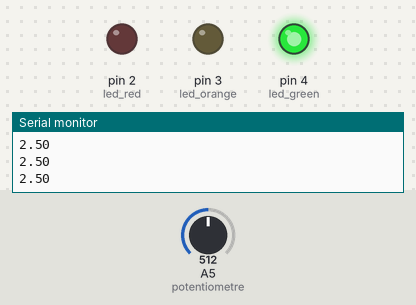
Simulated run of this sketch. Board: Arduino Uno, built with avr-gcc and run on an emulated ATmega328P. Shown: output pins drawn as LEDs (lit = HIGH), the last lines printed to the serial monitor. The inputs (shaded band) are chosen by the test bench; at power-on: A5 (potentiometre) = 512.

Above: at 1.2 s.
1.3 s: A5 (potentiometre) set to 542
At 2.4 s:
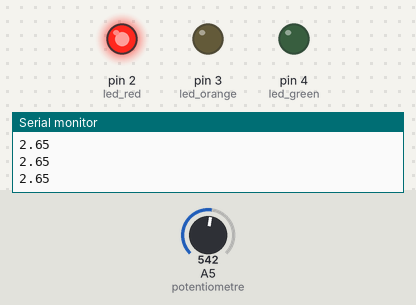
2.8 s: A5 (potentiometre) set to 306
At 3.7 s:
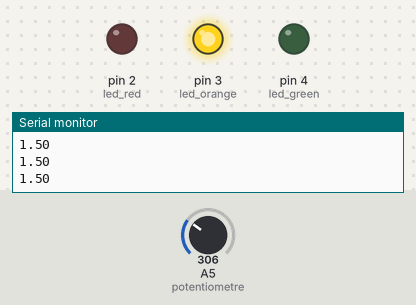
4.3 s: A5 (potentiometre) set to 478
5.8 s: A5 (potentiometre) set to 506
At 7.0 s:
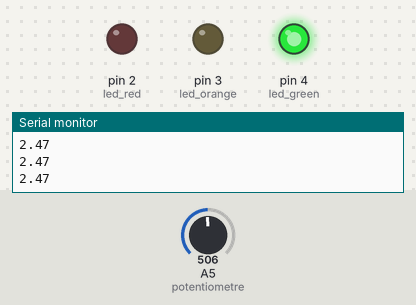
7.3 s: A5 (potentiometre) set to 716
At 8.3 s:
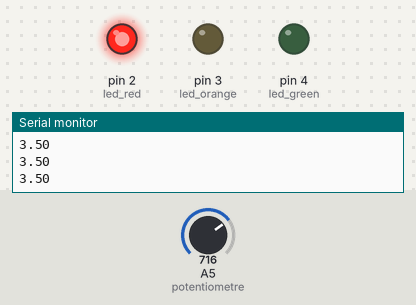
Timing chart, 0 to 9.8 s (numbered marks = the images above; inputs shaded):
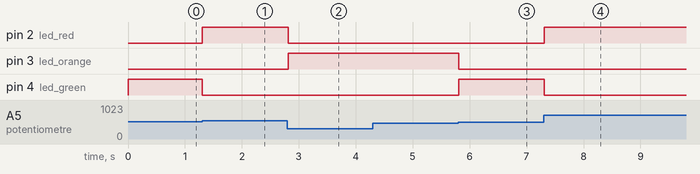

Measured:
- the behaviour switches between 531 and 532 on A5 (potentiometre) (found by bisection; images 0 and 1)
- the behaviour switches between 491 and 492 on A5 (potentiometre) (found by bisection; images 2 and 3)
- after the input at 1.3 s, pin 2 (led_red): LOW → HIGH at once; pin 4 (led_green): HIGH → LOW at once
- after the input at 2.8 s, pin 2 (led_red): HIGH → LOW at once; pin 3 (led_orange): LOW → HIGH at once
- after the input at 5.8 s, pin 3 (led_orange): HIGH → LOW at once; pin 4 (led_green): LOW → HIGH at once
- after the input at 7.3 s, pin 2 (led_red): LOW → HIGH at once; pin 4 (led_green): HIGH → LOW at once

The sketch:

semestre1_td1_exo3.ino
```cpp
const int potentiometre=19;
const int led_green=4;
const int led_orange=3;
const int led_red=2;

int val_potentio;
float val_potentio_volt;

void setup() {
  // put your setup code here, to run once:
  pinMode(potentiometre, INPUT);
  pinMode(led_green, OUTPUT);
  pinMode(led_orange, OUTPUT);
  pinMode(led_red, OUTPUT);

  Serial.begin(9600);

  Serial.println("--- Program started ---");

}

void loop() {
  // put your main code here, to run repeatedly:

  val_potentio = analogRead(potentiometre);
  val_potentio_volt = ((val_potentio * 5.0) / 1023.0);
  Serial.println(val_potentio_volt);

  if (val_potentio_volt < 2.4) {
     digitalWrite(led_red, LOW);
     digitalWrite(led_orange, HIGH);
     digitalWrite(led_green, LOW);
  }

  else if (val_potentio_volt >= 2.4 and val_potentio_volt < 2.6) {
     digitalWrite(led_red, LOW);
     digitalWrite(led_orange, LOW);
     digitalWrite(led_green, HIGH);
     }

  else if (val_potentio_volt >= 2.6) {
    digitalWrite(led_red, HIGH);
    digitalWrite(led_orange, LOW);
    digitalWrite(led_green, LOW);
    }
}
```
